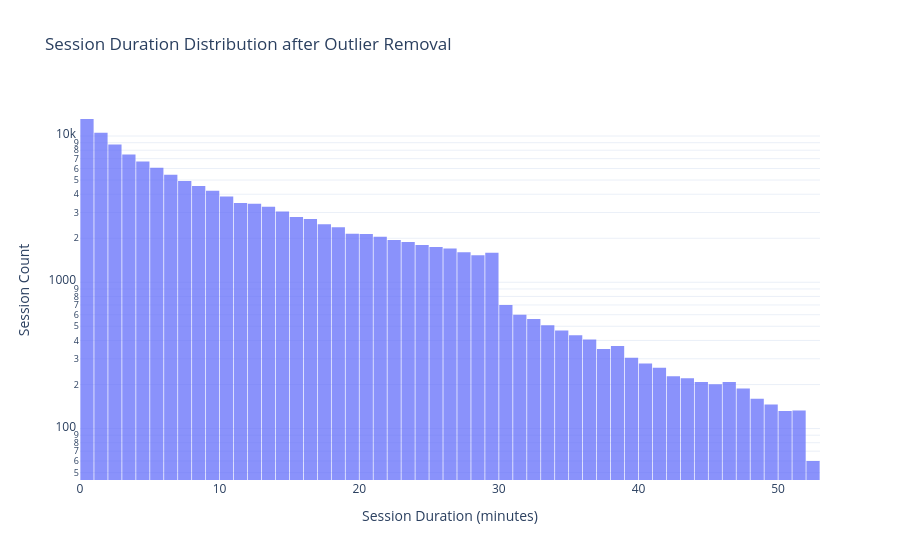

This figure's notebook cell:
### Markdown cell above
### Analysis of actual time distribution for session durations

### Code cell
fig = px.histogram(
    filtered_sessions,
    x='session_duration',
    nbins=89,
    title='Session Duration Distribution after Outlier Removal',
    opacity=0.75
)

fig.update_layout(
    xaxis_title='Session Duration (minutes)',
    yaxis_title='Session Count',
    yaxis_type='log',
    bargap=0.05,
    template='plotly_white'
)

fig.show()

### Figure 1 — Plotly figure (JSON) as saved in the notebook; plotly's stock layout.template omitted (floating-point values rounded to 4 significant figures; data arrays with more than 128 entries replaced by an {"elided": "..."} marker saying what was removed)
{"data": [{"bingroup": "x", "hovertemplate": "session_duration=%{x}<br>count=%{y}<extra></extra>", "legendgroup": "", "marker": {"color": "#636efa", "opacity": 0.75, "pattern": {"shape": ""}}, "name": "", "nbinsx": 89, "orientation": "v", "showlegend": false, "type": "histogram", "x": {"elided": "126481 float values"}, "xaxis": "x", "yaxis": "y"}], "layout": {"bargap": 0.05, "barmode": "relative", "legend": {"tracegroupgap": 0}, "title": {"text": "Session Duration Distribution after Outlier Removal"}, "xaxis": {"anchor": "y", "domain": [0, 1], "title": {"text": "Session Duration (minutes)"}}, "yaxis": {"anchor": "x", "domain": [0, 1], "title": {"text": "Session Count"}, "type": "log"}}}
